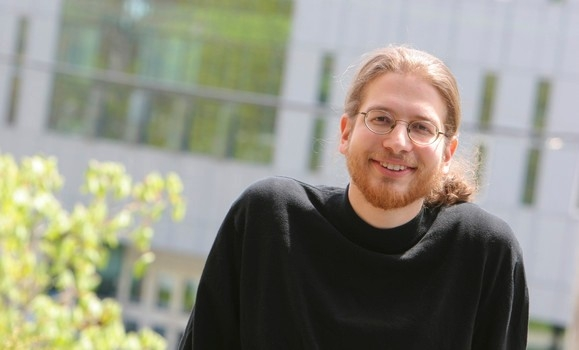
#> input picture assignment_13/erik_demaine.jpg, 579 x 350 px
$ jupyter execute CV_13th_assignment.ipynb
#> lines starting #> are read from the running program, lines starting #| are printed output that depends on the picture; after the words box and inside, x2 and y2 are one past the last pixel; in counts of white or black regions, pixels touching at a corner belong together
## Computer Vision 13th Assignment
## Melika Heydari Rad
#### Maktabkhooneh Course

___

یک تصویر حاوی چهره لود کنید و با وارد کردن دستی مختصات چهره و با فیلتر گذاری‌هایی که خواندیم کاری کنید چهره مات شود.

برای این کار باید:

    ابتدا ناحیه‌ی مربوط به چهره را ببرید(با numpy )
    سپس ناحیه‌ی چهره که بریده شده را با فیلترهایی با سایز بزرگ blur کنید.
    در نهایت این ناحیه‌ی بریده شده‌ی مات را با numpy سر جای اصلی خود قرار دهید.

___

[cell 1]
import cv2
import numpy as np
import matplotlib.pyplot as plt

[cell 2]
img = cv2.imread('erik_demaine.jpg')
#> img is the input picture: shape (350, 579, 3); mean B, G, R 129, 142.5, 143.4
plt.imshow(img[:,:,::-1])

[cell 3]
img.shape
#> Out = (350, 579, 3)

[cell 4]
cropped_face = img.copy()[40:240,320:460,:]
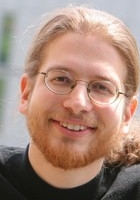
#> cropped_face: shape (200, 140, 3); mean B, G, R 124.1, 137.8, 167.9

plt.figure(figsize=(3,3))
plt.imshow(cropped_face[:,:,::-1]);

### Gaussian Blur

[cell 5]
cropped = cropped_face.copy()
blurred_face = cv2.GaussianBlur(cropped, (15,15), 0)
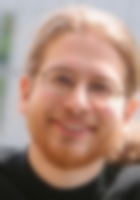
#> blurred_face: shape (200, 140, 3); mean B, G, R 124, 137.7, 167.9

plt.figure(figsize=(8,3))

plt.subplot(121);plt.imshow(cropped_face[:,:,::-1]);plt.title('cropped face');
plt.subplot(122);plt.imshow(blurred_face[:,:,::-1]);plt.title('blurred face');
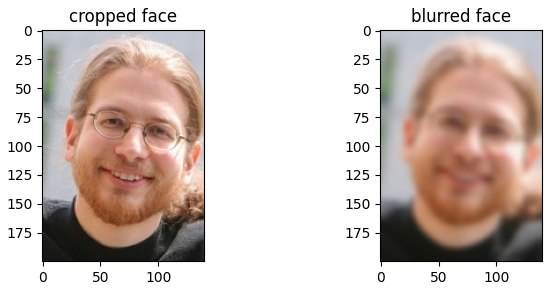
#> figure drawn by matplotlib, 2 panels

[cell 6]
# blurred cropped, in img size
temp = np.zeros_like(img, dtype='uint8')
temp[40:240,320:460,:] = cv2.bitwise_or(temp[40:240,320:460,:], blurred_face)
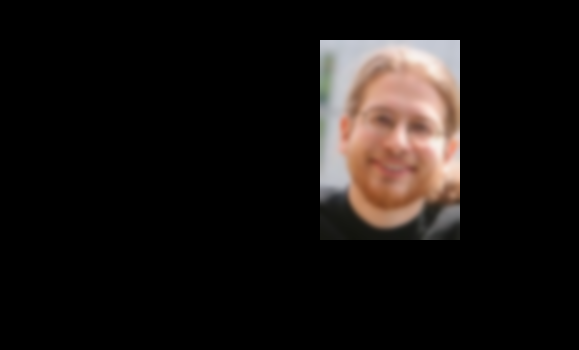
#> temp: shape (350, 579, 3); mean B, G, R 17.1, 19, 23.2

# image with no face
img_noface = img.copy()
img_noface[40:240,320:460,:]=0
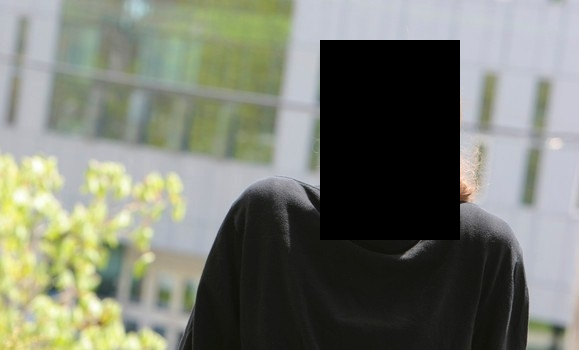
#> img_noface: shape (350, 579, 3); 13.82% of pixels changed, all inside (x1, y1, x2, y2) = (320, 40, 460, 240)

# final result
img_with_blurred_face = cv2.add(img_noface, temp)

plt.figure(figsize=(15,10))

plt.subplot(221);plt.imshow(img[:,:,::-1]); plt.title('original')
plt.subplot(222);plt.imshow(temp[:,:,::-1]); plt.title('blurred face in img size')
plt.subplot(223);plt.imshow(img_noface[:,:,::-1]); plt.title('img with no face')
plt.subplot(224);plt.imshow(img_with_blurred_face[:,:,::-1]); plt.title('final result ! \n(img with blurred face)')
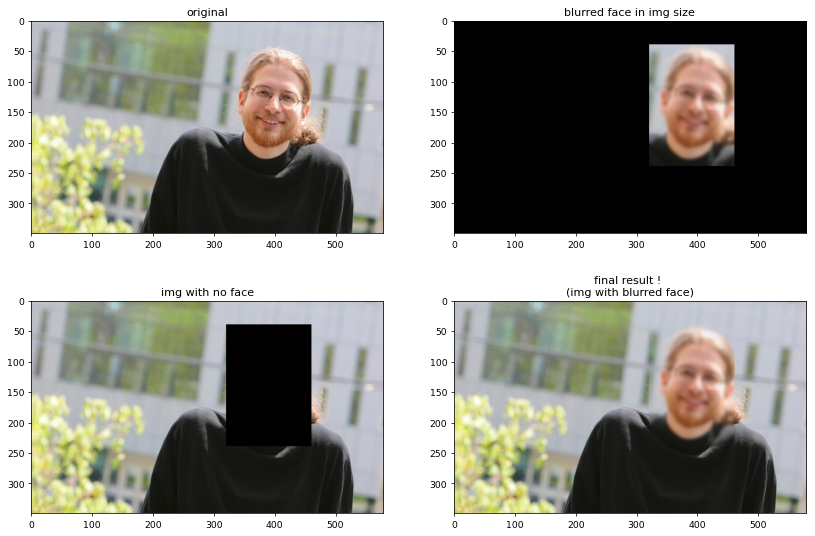
#> figure drawn by matplotlib, 4 panels

### simple blurring by non-weighted averaging

[cell 7]
cropped = cropped_face.copy()
kernel_15x15 = np.ones((15, 15), np.float32) / 225
blurred_face = cv2.filter2D(cropped, -1, kernel_15x15)
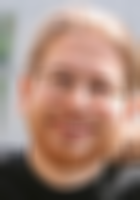
#> blurred_face: shape (200, 140, 3); mean B, G, R 124, 137.7, 167.9
# plt.imshow(blurred2[...,::-1]);plt.title("blurred with 15x15 filter");

plt.figure(figsize=(8,3))

plt.subplot(121);plt.imshow(cropped_face[:,:,::-1]);plt.title('cropped face');
plt.subplot(122);plt.imshow(blurred_face[:,:,::-1]);plt.title('blurred face');

[cell 8]
# blurred cropped, in img size
temp = np.zeros_like(img, dtype='uint8')
temp[40:240,320:460,:] = cv2.bitwise_or(temp[40:240,320:460,:], blurred_face)

# image with no face
img_noface = img.copy()
img_noface[40:240,320:460,:]=0

# final result
img_with_blurred_face = cv2.add(img_noface, temp)
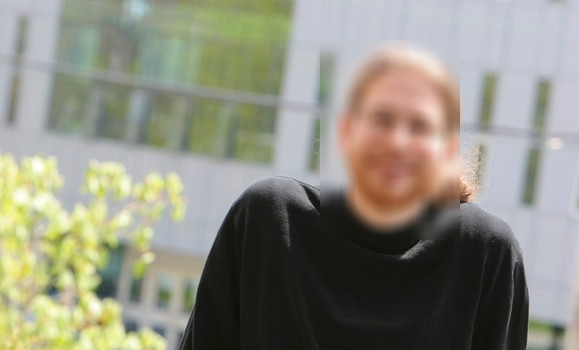
#> img_with_blurred_face: shape (350, 579, 3); mean B, G, R 128.9, 142.5, 143.4

plt.figure(figsize=(15,10))

plt.subplot(221);plt.imshow(img[:,:,::-1]); plt.title('original')
plt.subplot(222);plt.imshow(temp[:,:,::-1]); plt.title('blurred face in img size')
plt.subplot(223);plt.imshow(img_noface[:,:,::-1]); plt.title('img with no face')
plt.subplot(224);plt.imshow(img_with_blurred_face[:,:,::-1]); plt.title('final result ! \n(img with blurred face)')
